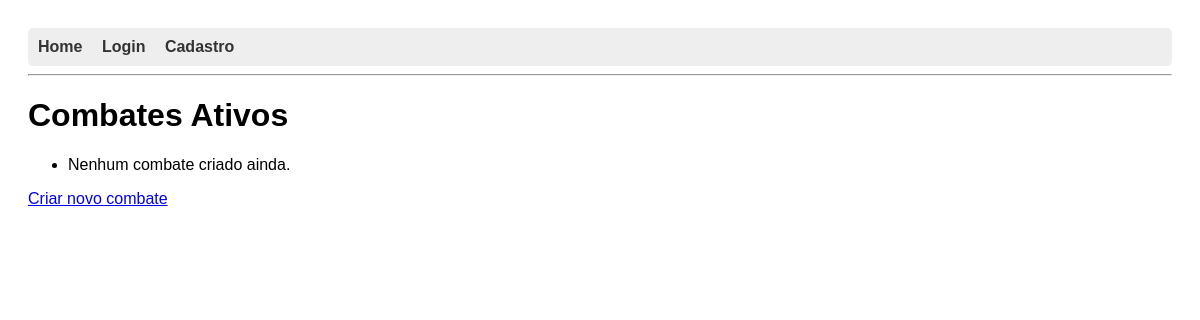
Page /combate/ on the earlier database version.
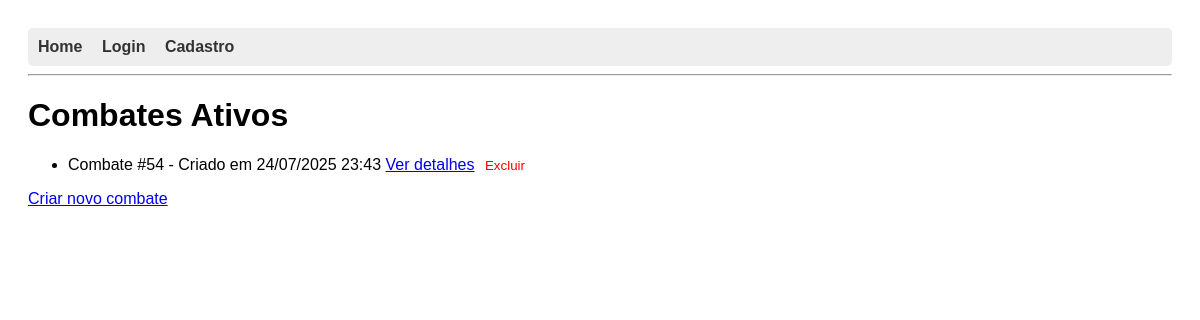
Same page on the later database version.
### combate/models.py (models this page shows, shortened)
class Combate(models.Model):
    criado_em = models.DateTimeField(auto_now_add=True)
    ativo = models.BooleanField(default=True)

### combate/views.py (the view)
# urls.py: path('', listar_combates, name='listar_combates'),
def listar_combates(request):
    combates = Combate.objects.all().order_by('-criado_em')
    return render(request, 'combate/listar_combates.html', {'combates': combates})

### combate/templates/combate/listar_combates.html (shortened to what this page needs)
{% extends 'base.html' %}
{% block content %}
  <h1>Combates Ativos</h1>
  <ul>
    {% for combate in combates %}
      <li>
        Combate #{{ combate.id }} - Criado em {{ combate.criado_em|date:"d/m/Y H:i" }}
        <a href="{% url 'detalhes_combate' combate.id %}">Ver detalhes</a>
        <form method="post" action="{% url 'deletar_combate' combate.id %}" style="display:inline;" onsubmit="return confirm('Tem certeza que deseja deletar este combate?');">
          <button type="submit" style="color: red; background: none; border: none; cursor: pointer;">Excluir</button>
        </form>
      </li>
    {% empty %}
      <li>Nenhum combate criado ainda.</li>
    {% endfor %}
  </ul>
  <a href="{% url 'criar_combate' %}" class="btn btn-primary">Criar novo combate</a>
{% endblock %}

Differences in the rows shown:
added Combate: id "54", criado_em "24/07/2025 23:43"
Other differences:
text no longer shown: "Nenhum combate criado ainda."
